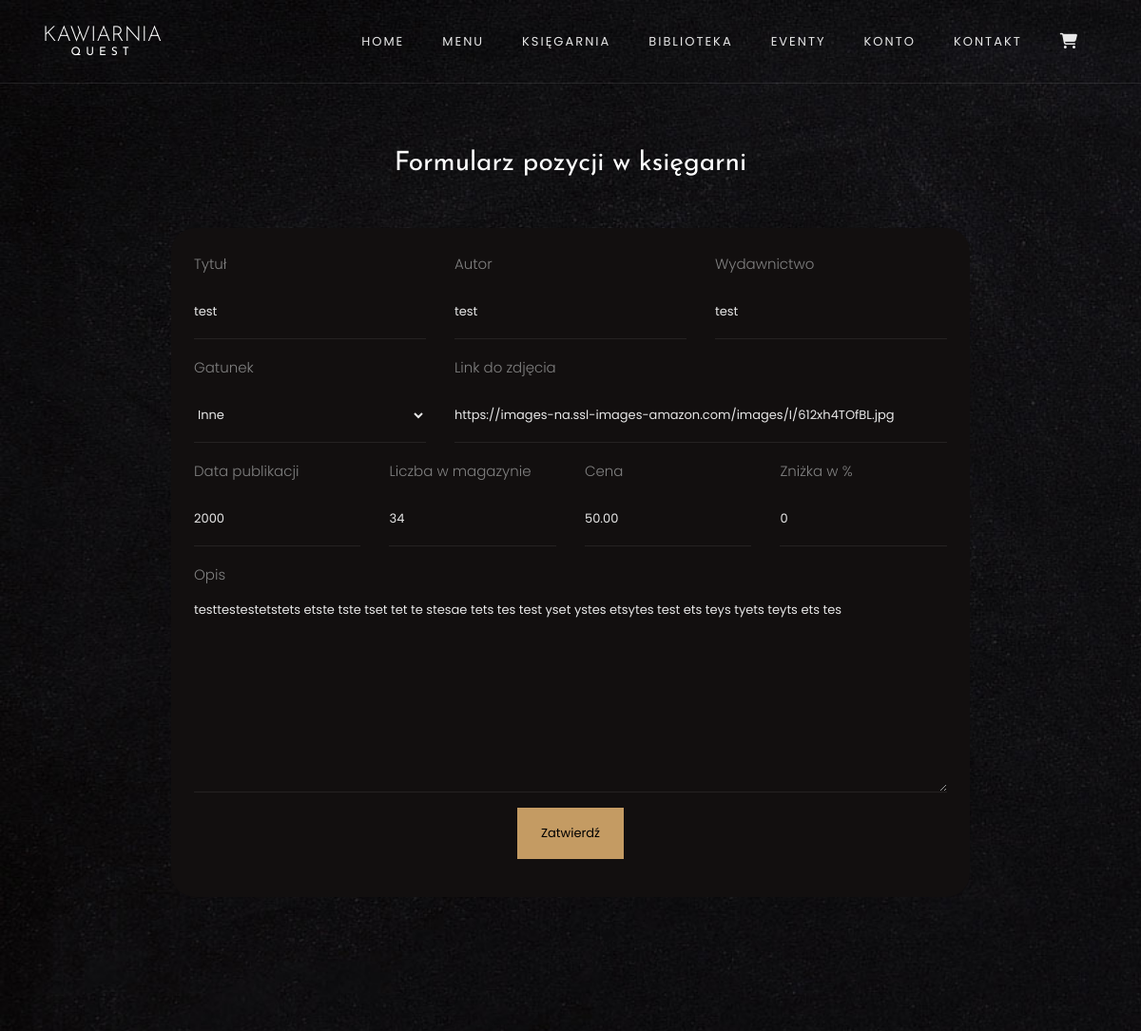
The app's page /ksiegarnia/edycja_pozycji/1 (signed in, upper part), older data.
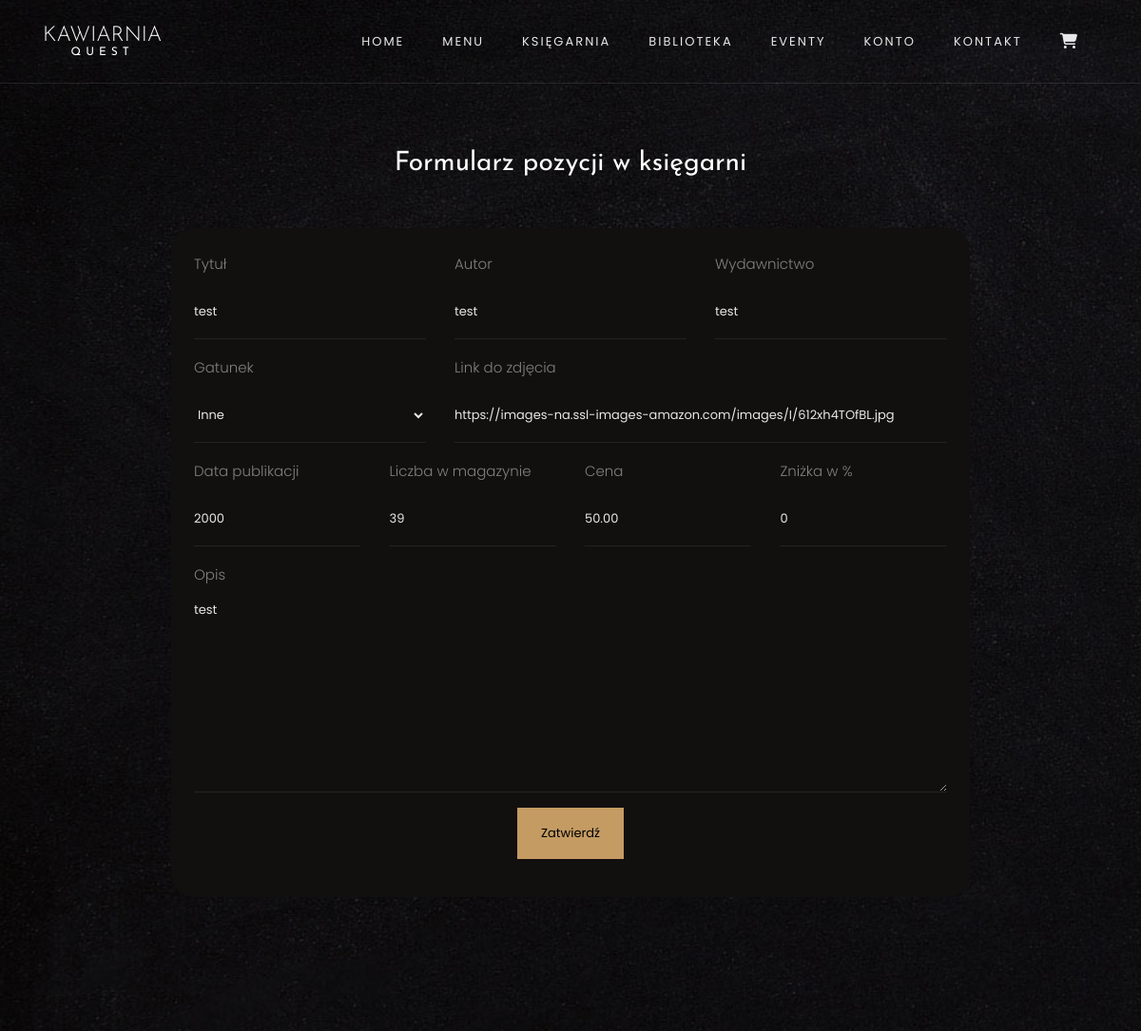
The same page, newer data.
### Quest/tables.py (models this page shows)
class BookInfo(db.Model):
    __tablename__ = "books_info"
    id = db.Column(db.Integer, primary_key=True)
    title = db.Column(db.String(250), nullable=False)
    author = db.Column(db.String(250), nullable=False)
    publisher = db.Column(db.String(250), nullable=False)
    genre = db.Column(db.String(250), nullable=False, server_default="other")
    publish_date = db.Column(db.Integer, nullable=False, server_default="2000")
    description = db.Column(db.String(2000), nullable=True)
    image_url = db.Column(db.String(2000), nullable=True, server_default="https://miro.medium.com/max/1400/1*KOAfAOQ9FwAp9i2muTkGWw.png")
    stock_id = db.Column(db.Integer, db.ForeignKey('stock.id'))
    stock = relationship("Stock", back_populates="book_info")

### Quest/routes.py (the view, shortened to what this page needs)
@app.route("/ksiegarnia/edycja_pozycji/<int:book_id>", methods=["GET", "POST"])
@admin_only
def edit_book_for_sell(book_id):
    edited_book = BookForSale.query.get(book_id)
    edit_book_form = Book(
        number_in_stock=edited_book.stock.number_in_stock,
        price=edited_book.price,
        title=edited_book.stock.book_info.title,
        author=edited_book.stock.book_info.author,
        publisher=edited_book.stock.book_info.publisher,
        genre=edited_book.stock.book_info.genre,
        description=edited_book.stock.book_info.description,
        publish_date=edited_book.stock.book_info.publish_date,
        image_url=edited_book.stock.book_info.image_url
    )
    return render_template('bookshop/book_item.html', form=edit_book_form)

### Quest/forms.py (shortened to what this page needs)
class Book(FlaskForm):
    number_in_stock = IntegerField("Liczba w magazynie", validators=[DataRequired(message="To pole jest wymagane!")])
    price = DecimalField("Cena", places=2, validators=[DataRequired(message="To pole jest wymagane!")])
    discount = IntegerField("Zniżka w %", default=0)
    title = StringField("Tytuł", validators=[DataRequired(message="To pole jest wymagane!")])
    author = StringField("Autor", validators=[DataRequired(message="To pole jest wymagane!")])
    publisher = StringField("Wydawnictwo", validators=[DataRequired(message="To pole jest wymagane!")])
    genre = SelectField("Gatunek", choices=[(key, value) for key, value in genres.items()])
    description = TextAreaField("Opis")
    publish_date = IntegerField("Data publikacji", default=2000)
    image_url = StringField("Link do zdjęcia",
                            default="https://images-na.ssl-images-amazon.com/images/I/612xh4TOfBL.jpg")
    submit_button = SubmitField("Zatwierdź pozycję")

### Quest/routes.py (called while the page is built)
@login_manager.user_loader
def load_user(user_id):
    return db.session.query(User).get(user_id)

### Quest/templates/bookshop/book_item.html (shortened to what this page needs)
{% import "bootstrap/wtf.html" as wtf %}
{% extends "base.html" %}
{% block content %}
<section class="ftco-section contact-section">
    <div class="container">
        <div class="row p-5 justify-content-center">
            <div class="col-md-10 ">
                <h3 class="text-center mb-5">Formularz pozycji w księgarni</h3>
                <form method="POST" class="contact-form p-4" novalidate style="background-color:#120f0f; border-radius: 25px;"
                      autocomplete="off">
                    <div class="row">
                        <div class="form-group col-md-4">
                            {{ form.title.label(class_="control-label") }}
                            {{form.title(class_ = "form-control", placeholder="Tytuł książki")}}
                        </div>
                        <div class="form-group col-md-4">
                            {{ form.author.label(class_="control-label") }}
                            {{form.author(class_ = "form-control", placeholder="Autor książki")}}
                        </div>
                        <div class="form-group col-md-4">
                            {{ form.publisher.label(class_="control-label") }}
                            {{form.publisher(class_ = "form-control", placeholder="Wydawca książki")}}
                        </div>
                    </div>
                    <div class="row">
                        <div class="form-group col-md-4">
                            {{ form.genre.label(class_="control-label") }}
                            {{form.genre(class_ = "form-control")}}
                        </div>
                        <div class="form-group col-md-8">
                            {{ form.image_url.label(class_="control-label") }}
                            {{form.image_url(class_ = "form-control", placeholder="Adres url okładki książki")}}
                        </div>
                    </div>
                    <div class="row">
                                                <div class="form-group col-md-3">
                            {{ form.publish_date.label(class_="control-label") }}
                            {{form.publish_date(class_ = "form-control", placeholder="Data publikacji")}}
                        </div>
                        <div class="form-group col-md-3">
                            {{ form.number_in_stock.label(class_="control-label") }}
                            {{form.number_in_stock(class_ = "form-control",placeholder="Liczba w magazynie")}}
                        </div>
                        <div class="form-group col-md-3">
                            {{ form.price.label(class_="control-label") }}
                            {{form.price(class_ = "form-control",placeholder="Cena książki")}}
                        </div>
                        <div class="form-group col-md-3">
                            {{ form.discount.label(class_="control-label") }}
                            {{form.discount(class_ = "form-control", placeholder="0")}}
                        </div>
                    </div>
                    <div class="row">
                        <div class="form-group col-md-12">
                            {{ form.description.label(class_="control-label") }}
                            {{form.description(class_ = "form-control",placeholder="Opis książki", rows="10")}}
                        </div>
                    </div>
                    <div class="form-group text-center">
                        {{form.submit_button(class_ = "btn btn-primary py-3 px-4", value="Zatwierdź")}}
                    </div>
                </form>
            </div>
        </div>
    </div>
</section>
{% endblock %}

Row changes from the older to the newer data that the page shows:
changed BookInfo "test": description "testtestestetstets etste tste tset tet te stesae tets tes test yset ystes etsytes test ets teys tyets teyts ets tes" → "test"
Text that changed along with them:
form field number_in_stock: "34" → "39"
